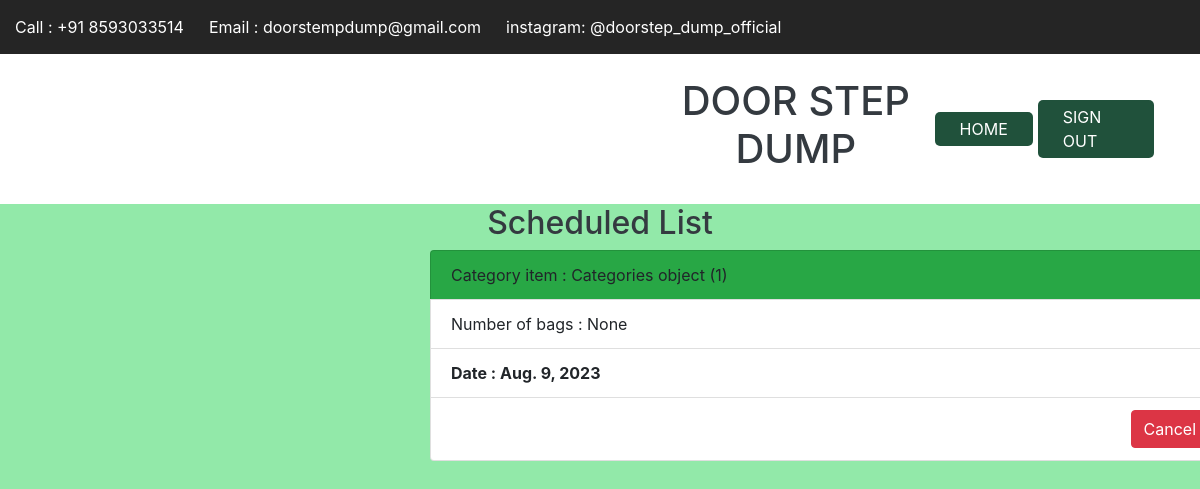
/customer/bookedlist (signed in), run on the app's committed database.
### customer/models.py (models this page shows)
class Booking(models.Model):
    cname=models.ForeignKey(User,on_delete=models.CASCADE)
    address=models.CharField(max_length=1000)
    ph=models.IntegerField(null=True)
    type=models.ForeignKey(Categories,on_delete=models.CASCADE)
    number_of_bags=models.IntegerField(null=True)
    date=models.DateField(null=True)

class Categories(models.Model):
    category=models.CharField(max_length=100)
    customer_fee=models.IntegerField()
    description=models.CharField(max_length=300)
    image=models.FileField(upload_to='profile_images')

### customer/views.py (the view)
# urls.py: path('bookedlist',BookedList.as_view(),name='blist'),
@method_decorator(dec,name="dispatch")
class BookedList(ListView):
    template_name='sclist.html'
    model=Booking
    context_object_name='booked'
    def get_queryset(self):
        return Booking.objects.filter(cname_id=self.request.user)

### customer/views.py (called while the page is built)
def signin_required(fn):
    def inner(request,*args,**kwargs):
        if request.user.is_authenticated:
            return fn(request,*args,**kwargs)
        else:
            return redirect('signin')
    return inner

### customer/templates/sclist.html
{% extends 'basereg.html' %}
{% load static %}
{% block nav %}
<h2 class="text-center text-dark">Scheduled List</h2>
    {% for i in booked %}
    <div class="no-gutters bg-transparent mb-5">
      <div class="row">
        <div id="col1" class="col">
          <ul class="list-group">
            <li class="list-group-item bg-success">Category item : {{i.type}}</li>
            <li class="list-group-item">Number of bags : {{i.number_of_bags}}</li>
            <li class="list-group-item font-weight-bolder">Date : {{i.date}}
            </li>
            <li class="list-group-item text-right"><a href="{% url 'dlt' i.id %}" class="btn btn-danger">Cancel</a></li>
          </ul>
        </div>
      </div>
    </div>
    {% endfor %}
{% endblock nav %}

### customer/static/css/base.css (style rules this page uses)
.btn { padding: .45rem 1.5rem .35rem; }
.list-group-item { width: 800px; }
.list-group { position: relative; margin-left: 430px; }
li { background-color: #20513b; }

### data on the page
Booking: type "Categories object (1)", number_of_bags "None", date "Aug. 9, 2023"
